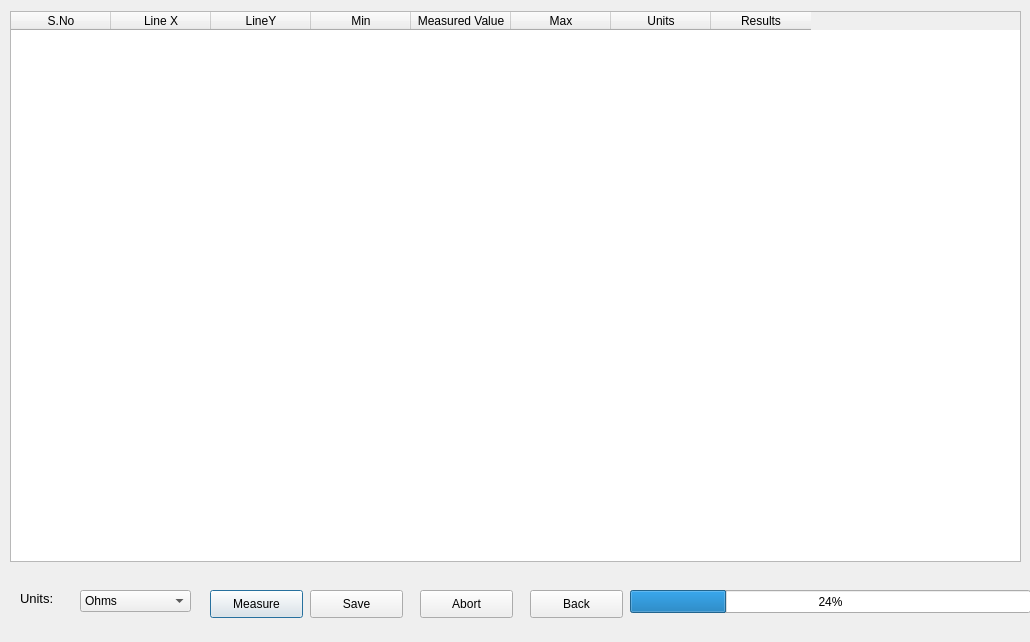
<?xml version="1.0" encoding="UTF-8"?>
<ui version="4.0">
 <class>Dialog_DiodeTest</class>
 <widget class="QDialog" name="Dialog_DiodeTest">
  <property name="geometry">
   <rect>
    <x>0</x>
    <y>0</y>
    <width>1030</width>
    <height>642</height>
   </rect>
  </property>
  <property name="windowTitle">
   <string>Diode Test</string>
  </property>
  <widget class="QTableWidget" name="tableWidget">
   <property name="geometry">
    <rect>
     <x>10</x>
     <y>11</y>
     <width>1011</width>
     <height>551</height>
    </rect>
   </property>
   <column>
    <property name="text">
     <string>S.No</string>
    </property>
   </column>
   <column>
    <property name="text">
     <string>Line X</string>
    </property>
   </column>
   <column>
    <property name="text">
     <string>LineY</string>
    </property>
   </column>
   <column>
    <property name="text">
     <string>Min</string>
    </property>
   </column>
   <column>
    <property name="text">
     <string>Measured Value</string>
    </property>
   </column>
   <column>
    <property name="text">
     <string>Max</string>
    </property>
   </column>
   <column>
    <property name="text">
     <string>Units</string>
    </property>
   </column>
   <column>
    <property name="text">
     <string>Results</string>
    </property>
   </column>
  </widget>
  <widget class="QPushButton" name="pushButton_Measure">
   <property name="geometry">
    <rect>
     <x>210</x>
     <y>590</y>
     <width>93</width>
     <height>28</height>
    </rect>
   </property>
   <property name="text">
    <string>Measure</string>
   </property>
  </widget>
  <widget class="QPushButton" name="pushButton_Save">
   <property name="geometry">
    <rect>
     <x>310</x>
     <y>590</y>
     <width>93</width>
     <height>28</height>
    </rect>
   </property>
   <property name="text">
    <string>Save</string>
   </property>
  </widget>
  <widget class="QPushButton" name="pushButton_Abort">
   <property name="geometry">
    <rect>
     <x>420</x>
     <y>590</y>
     <width>93</width>
     <height>28</height>
    </rect>
   </property>
   <property name="text">
    <string>Abort</string>
   </property>
  </widget>
  <widget class="QPushButton" name="pushButton_Back">
   <property name="geometry">
    <rect>
     <x>530</x>
     <y>590</y>
     <width>93</width>
     <height>28</height>
    </rect>
   </property>
   <property name="text">
    <string>Back</string>
   </property>
  </widget>
  <widget class="QProgressBar" name="progressBar">
   <property name="geometry">
    <rect>
     <x>630</x>
     <y>590</y>
     <width>401</width>
     <height>23</height>
    </rect>
   </property>
   <property name="value">
    <number>24</number>
   </property>
  </widget>
  <widget class="QLabel" name="label_Units">
   <property name="geometry">
    <rect>
     <x>20</x>
     <y>590</y>
     <width>55</width>
     <height>16</height>
    </rect>
   </property>
   <property name="font">
    <font>
     <pointsize>10</pointsize>
    </font>
   </property>
   <property name="text">
    <string>Units:</string>
   </property>
  </widget>
  <widget class="QComboBox" name="comboBox">
   <property name="geometry">
    <rect>
     <x>80</x>
     <y>590</y>
     <width>111</width>
     <height>22</height>
    </rect>
   </property>
   <item>
    <property name="text">
     <string>Ohms</string>
    </property>
   </item>
  </widget>
 </widget>
 <resources/>
 <connections/>
</ui>
